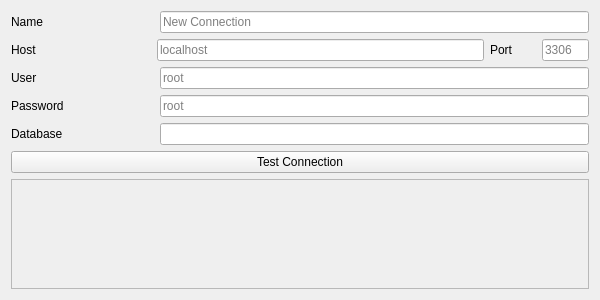
<?xml version="1.0" encoding="UTF-8"?>
<ui version="4.0">
 <class>MysqlConnectionEditWidget</class>
 <widget class="QWidget" name="MysqlConnectionEditWidget">
  <property name="geometry">
   <rect>
    <x>0</x>
    <y>0</y>
    <width>600</width>
    <height>300</height>
   </rect>
  </property>
  <property name="windowTitle">
   <string>Form</string>
  </property>
  <layout class="QVBoxLayout" name="verticalLayout_2" stretch="0">
   <property name="sizeConstraint">
    <enum>QLayout::SetMinimumSize</enum>
   </property>
   <item>
    <layout class="QVBoxLayout" name="verticalLayout" stretch="0,0,0,0,0,0,0">
     <property name="spacing">
      <number>6</number>
     </property>
     <property name="sizeConstraint">
      <enum>QLayout::SetMinimumSize</enum>
     </property>
     <item>
      <layout class="QHBoxLayout" name="horizontalLayout" stretch="2,6">
       <item>
        <widget class="QLabel" name="connectionNameLabel">
         <property name="text">
          <string>Name</string>
         </property>
        </widget>
       </item>
       <item>
        <widget class="QLineEdit" name="connectionNameEdit">
         <property name="text">
          <string/>
         </property>
         <property name="placeholderText">
          <string>New Connection</string>
         </property>
        </widget>
       </item>
      </layout>
     </item>
     <item>
      <layout class="QHBoxLayout" name="horizontalLayout_2" stretch="3,7,1,1">
       <item>
        <widget class="QLabel" name="hostLabel">
         <property name="text">
          <string>Host</string>
         </property>
        </widget>
       </item>
       <item>
        <widget class="QLineEdit" name="hostEdit">
         <property name="placeholderText">
          <string>localhost</string>
         </property>
        </widget>
       </item>
       <item>
        <widget class="QLabel" name="portLabel">
         <property name="text">
          <string>Port</string>
         </property>
        </widget>
       </item>
       <item>
        <widget class="QLineEdit" name="portEdit">
         <property name="placeholderText">
          <string>3306</string>
         </property>
        </widget>
       </item>
      </layout>
     </item>
     <item>
      <layout class="QHBoxLayout" name="horizontalLayout_3" stretch="2,6">
       <item>
        <widget class="QLabel" name="userLabel">
         <property name="text">
          <string>User</string>
         </property>
        </widget>
       </item>
       <item>
        <widget class="QLineEdit" name="userEdit">
         <property name="placeholderText">
          <string>root</string>
         </property>
        </widget>
       </item>
      </layout>
     </item>
     <item>
      <layout class="QHBoxLayout" name="horizontalLayout_4" stretch="2,6">
       <item>
        <widget class="QLabel" name="passwordLabel">
         <property name="text">
          <string>Password</string>
         </property>
        </widget>
       </item>
       <item>
        <widget class="QLineEdit" name="passwordEdit">
         <property name="echoMode">
          <enum>QLineEdit::Password</enum>
         </property>
         <property name="placeholderText">
          <string>root</string>
         </property>
        </widget>
       </item>
      </layout>
     </item>
     <item>
      <layout class="QHBoxLayout" name="horizontalLayout_6" stretch="2,6">
       <item>
        <widget class="QLabel" name="databaseLabel">
         <property name="text">
          <string>Database</string>
         </property>
        </widget>
       </item>
       <item>
        <widget class="QLineEdit" name="databaseEdit"/>
       </item>
      </layout>
     </item>
     <item>
      <layout class="QHBoxLayout" name="horizontalLayout_5">
       <item>
        <widget class="QPushButton" name="btnTestConnection">
         <property name="text">
          <string>Test Connection</string>
         </property>
        </widget>
       </item>
      </layout>
     </item>
     <item>
      <layout class="QVBoxLayout" name="verticalLayout_3">
       <item>
        <widget class="QTextEdit" name="informationText">
         <property name="enabled">
          <bool>false</bool>
         </property>
         <property name="autoFillBackground">
          <bool>true</bool>
         </property>
         <property name="readOnly">
          <bool>true</bool>
         </property>
        </widget>
       </item>
      </layout>
     </item>
    </layout>
   </item>
  </layout>
 </widget>
 <resources/>
 <connections/>
</ui>
